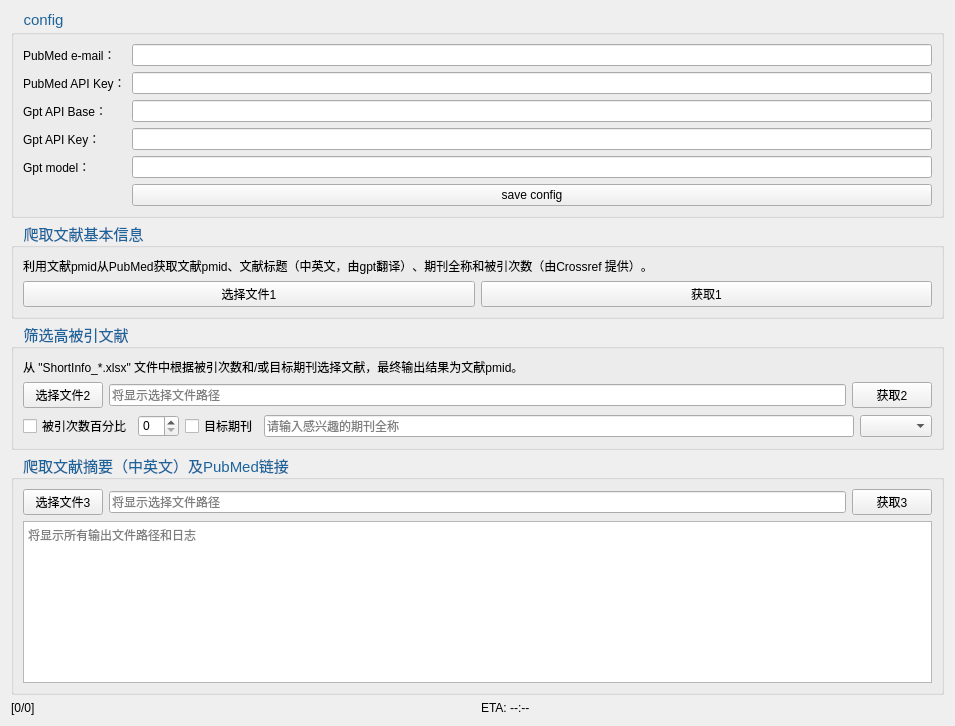
<?xml version="1.0" encoding="UTF-8"?>
<ui version="4.0">
 <class>Form</class>
 <widget class="QWidget" name="Form">
  <property name="geometry">
   <rect>
    <x>0</x>
    <y>0</y>
    <width>955</width>
    <height>726</height>
   </rect>
  </property>
  <property name="windowTitle">
   <string>PMID Based Article Selector</string>
  </property>
  <property name="styleSheet">
   <string notr="true">QGroupBox {
    font-family: &quot;微软雅黑&quot;;
    font-size: 15px;
    color: #1d649c;
}
QGroupBox::title {
    subcontrol-origin: margin;
    subcontrol-position: top left;
    padding: 0 10px;
    color: #1d649c;
    font-weight: bold;
}
QLabel {
    font-family: &quot;微软雅黑&quot;;
    color: black;
}</string>
  </property>
  <layout class="QVBoxLayout" name="verticalLayout_3">
   <item>
    <layout class="QVBoxLayout" name="verticalLayout" stretch="0,0,0,0,0">
     <item>
      <widget class="QGroupBox" name="groupBox_config">
       <property name="title">
        <string>config</string>
       </property>
       <layout class="QFormLayout" name="formLayout_config">
        <item row="0" column="0">
         <widget class="QLabel" name="label_cfg_email">
          <property name="text">
           <string>PubMed e-mail：</string>
          </property>
         </widget>
        </item>
        <item row="0" column="1">
         <widget class="QLineEdit" name="lineEdit_cfg_email"/>
        </item>
        <item row="1" column="0">
         <widget class="QLabel" name="label_cfg_pubmed_key">
          <property name="text">
           <string>PubMed API Key：</string>
          </property>
         </widget>
        </item>
        <item row="1" column="1">
         <widget class="QLineEdit" name="lineEdit_cfg_pubmed_key"/>
        </item>
        <item row="2" column="0">
         <widget class="QLabel" name="label_cfg_trans_base">
          <property name="text">
           <string>Gpt API Base：</string>
          </property>
         </widget>
        </item>
        <item row="2" column="1">
         <widget class="QLineEdit" name="lineEdit_cfg_trans_base"/>
        </item>
        <item row="3" column="0">
         <widget class="QLabel" name="label_cfg_trans_key">
          <property name="text">
           <string>Gpt API Key：</string>
          </property>
         </widget>
        </item>
        <item row="3" column="1">
         <widget class="QLineEdit" name="lineEdit_cfg_trans_key"/>
        </item>
        <item row="4" column="0">
         <widget class="QLabel" name="label_cfg_trans_model">
          <property name="text">
           <string>Gpt model：</string>
          </property>
         </widget>
        </item>
        <item row="4" column="1">
         <widget class="QLineEdit" name="lineEdit_cfg_trans_model">
         </widget>
        </item>
        <item row="5" column="1">
         <widget class="QPushButton" name="pushButton_save_config">
          <property name="text">
           <string>save config</string>
          </property>
         </widget>
        </item>
       </layout>
      </widget>
     </item>
     <item>
      <widget class="QGroupBox" name="groupBox_3">
       <property name="title">
        <string>爬取文献基本信息</string>
       </property>
       <layout class="QVBoxLayout" name="verticalLayout_2">
        <item>
         <widget class="QLabel" name="label_6">
          <property name="text">
           <string>利用文献pmid从PubMed获取文献pmid、文献标题（中英文，由gpt翻译）、期刊全称和被引次数（由Crossref 提供）。</string>
          </property>
         </widget>
        </item>
        <item>
         <layout class="QHBoxLayout" name="horizontalLayout_3">
          <item>
           <widget class="QPushButton" name="pushButton">
            <property name="text">
             <string>选择文件1</string>
            </property>
           </widget>
          </item>
          <item>
           <widget class="QPushButton" name="pushButton_2">
            <property name="text">
             <string>获取1</string>
            </property>
           </widget>
          </item>
         </layout>
        </item>
       </layout>
      </widget>
     </item>
     <item>
      <widget class="QGroupBox" name="groupBox">
       <property name="title">
        <string>筛选高被引文献</string>
       </property>
       <layout class="QVBoxLayout" name="verticalLayout_4">
        <item>
         <widget class="QLabel" name="label">
          <property name="text">
           <string>从 &quot;ShortInfo_*.xlsx&quot; 文件中根据被引次数和/或目标期刊选择文献，最终输出结果为文献pmid。</string>
          </property>
         </widget>
        </item>
        <item>
         <layout class="QHBoxLayout" name="horizontalLayout_4">
          <item>
           <widget class="QPushButton" name="pushButton_4">
            <property name="text">
             <string>选择文件2</string>
            </property>
           </widget>
          </item>
          <item>
           <widget class="QLineEdit" name="lineEdit">
            <property name="placeholderText">
             <string>将显示选择文件路径</string>
            </property>
           </widget>
          </item>
          <item>
           <widget class="QPushButton" name="pushButton_6">
            <property name="text">
             <string>获取2</string>
            </property>
           </widget>
          </item>
         </layout>
        </item>
        <item>
         <layout class="QHBoxLayout" name="horizontalLayout_5">
          <item>
           <layout class="QHBoxLayout" name="horizontalLayout">
            <item>
             <widget class="QCheckBox" name="checkBox">
              <property name="text">
               <string>被引次数百分比</string>
              </property>
             </widget>
            </item>
            <item>
             <widget class="QSpinBox" name="spinBox"/>
            </item>
           </layout>
          </item>
          <item>
           <layout class="QHBoxLayout" name="horizontalLayout_2">
            <item>
             <widget class="QCheckBox" name="checkBox_2">
              <property name="text">
               <string>目标期刊</string>
              </property>
             </widget>
            </item>
            <item>
             <widget class="QLineEdit" name="lineEdit_3">
              <property name="placeholderText">
               <string>请输入感兴趣的期刊全称</string>
              </property>
             </widget>
            </item>
            <item>
             <widget class="QComboBox" name="comboBox"/>
            </item>
           </layout>
          </item>
         </layout>
        </item>
       </layout>
      </widget>
     </item>
     <item>
      <widget class="QGroupBox" name="groupBox_2">
       <property name="title">
        <string>爬取文献摘要（中英文）及PubMed链接</string>
       </property>
       <layout class="QVBoxLayout" name="verticalLayout_6">
        <item>
         <layout class="QHBoxLayout" name="horizontalLayout_6">
          <item>
           <widget class="QPushButton" name="pushButton_7">
            <property name="text">
             <string>选择文件3</string>
            </property>
           </widget>
          </item>
          <item>
           <widget class="QLineEdit" name="lineEdit_2">
            <property name="placeholderText">
             <string>将显示选择文件路径</string>
            </property>
           </widget>
          </item>
          <item>
           <widget class="QPushButton" name="pushButton_8">
            <property name="text">
             <string>获取3</string>
            </property>
           </widget>
          </item>
         </layout>
        </item>
        <item>
         <widget class="QPlainTextEdit" name="plainTextEdit">
          <property name="placeholderText">
           <string>将显示所有输出文件路径和日志</string>
          </property>
         </widget>
        </item>
       </layout>
      </widget>
     </item>
     <item>
      <layout class="QHBoxLayout" name="horizontalLayout_progress">
       <item>
        <widget class="QLabel" name="label_progress">
         <property name="text">
          <string>[0/0]</string>
         </property>
        </widget>
       </item>
       <item>
        <widget class="QLabel" name="label_eta">
         <property name="text">
          <string>ETA: --:--</string>
         </property>
        </widget>
       </item>
      </layout>
     </item>
    </layout>
   </item>
  </layout>
 </widget>
 <resources/>
 <connections/>
</ui>
